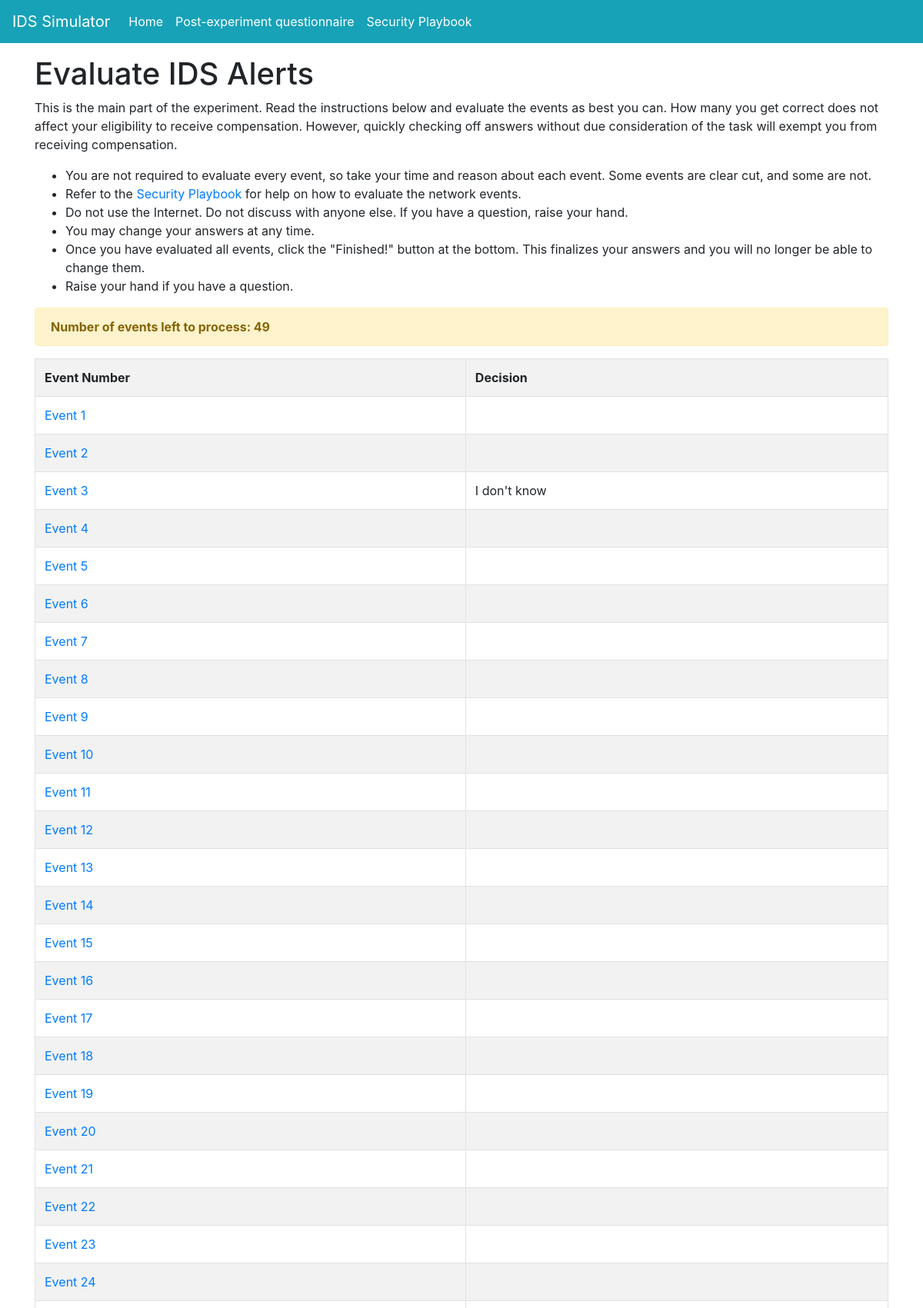
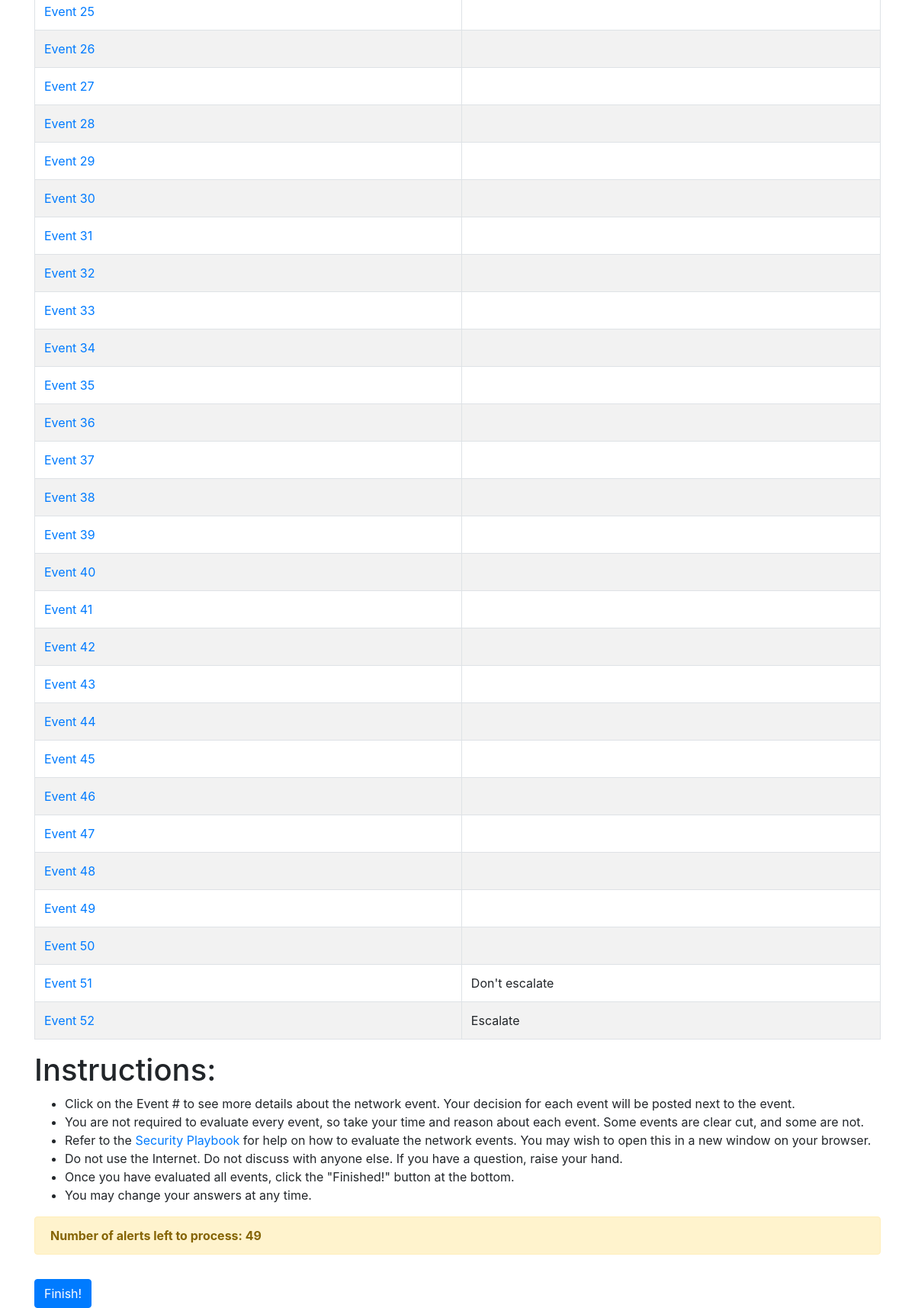
Screenshot of /experiment (signed in) with the database file from the repository (2 pictures, top to bottom).
### models.py (models this page shows)
class Event(db.Model):
    id = db.Column(db.Integer, primary_key=True)
    should_escalate = db.Column(db.String(25))
    country_of_authentication1 = db.Column(db.String(25))
    number_successful_logins1 = db.Column(db.String(25))
    number_failed_logins1 = db.Column(db.String(25))
    source_provider1 = db.Column(db.String(50))
    country_of_authentication2 = db.Column(db.String(25))
    number_successful_logins2 = db.Column(db.String(25))
    number_failed_logins2 = db.Column(db.String(25))
    source_provider2 = db.Column(db.String(50))
    time_between_authentications = db.Column(db.String(25))
    vpn_confidence = db.Column(db.String(5))

class EventDecision(db.Model):
    id = db.Column(db.Integer, primary_key=True)
    user = db.Column(db.String(50))
    event_id = db.Column(db.Integer)
    escalate = db.Column(db.String(15))
    confidence = db.Column(db.String(1))
    time_event_decision = db.Column(db.DateTime)
    def __repr__(self):
        return self.escalate

### crywolf.py (the view)
@app.route('/experiment', methods = ["GET", "POST"])
@login_required
def experiment():
    user = models.User.query.filter_by(username = current_user.username).first()
    if request.method == "GET" and user.time_begin == None:
        local_user = db.session.merge(user)
        local_user.time_begin = datetime.datetime.now()
        db.session.add(local_user)
        db.session.commit()
    if request.method == "POST":
        local_user = db.session.merge(user)
        local_user.experiment_complete = True
        db.session.add(local_user)
        db.session.commit()
        return redirect(url_for('postsurvey'))
    ids = [int(id) for id in current_user.events.split(",")]
    ids.insert(25, 73) #This is the most obvious "Escalate" event. Everyone sees this.
    ids.insert(6,74) #This is the "Please just select 'Escalate' event"
    ids.insert(43,75) #This is the "Please just select 'Don't escalate' event"
    if request.method == "GET":
        num_processed_alerts = 0
        for id in ids:
            if models.EventDecision.query.filter_by(user = current_user.username, event_id = id).\
                            order_by(models.EventDecision.time_event_decision.desc()).first() != None:
                num_processed_alerts += 1
    eventsList = []   #This will store an eventID and eventDecision tuple
    for id in ids:
        eventsList.append((models.Event.query.get(id),
                          models.EventDecision.query.filter_by(user = current_user.username, event_id = id).
                            order_by(models.EventDecision.time_event_decision.desc()).first())
                         )
    return render_template('experiment.html', eventsList=eventsList, num_unprocessed_alerts = (len(eventsList) - num_processed_alerts) )

### crywolf.py (called while the page is built)
@login_manager.user_loader
def load_user(user_id):
    return models.User.query.get(user_id)

### templates/experiment.html (shortened to what this page needs)
{% extends "base.html" %}
{% block content %}
<h1>Evaluate IDS Alerts</h1>
<p>This is the main part of the experiment. Read the instructions below and evaluate the events as best you can. How
    many you get correct does not affect your eligibility to receive compensation. However, quickly checking off answers
    without due consideration of the task will exempt you from receiving compensation.</p>
<ul>
    <li>You are not required to evaluate every event, so take your time and reason about each event. Some events are
        clear cut, and some are not.</li>
    <li>Refer to the <a href="{{ url_for('reference') }}">Security Playbook</a> for help on how to evaluate the network
        events.</li>
    <li>Do not use the Internet. Do not discuss with anyone else. If you have a question, raise your hand.</li>
    <li>You may change your answers at any time.</li>
    <li>Once you have evaluated all events, click the "Finished!" button at the bottom. This finalizes your answers and
        you will no longer be able to change them.</li>
    <li>Raise your hand if you have a question.</li>
</ul>
{% if num_unprocessed_alerts > 0 %}
<div class="alert alert-warning">
    <strong>Number of events left to process: {{ num_unprocessed_alerts }}</strong>
</div>
{% else %}
<div class="alert alert-success">
    All events processed!
</div>
{% endif %}
<table class="table table-striped table-bordered">
    <tr>
        <th>Event Number</th>
        <th>Decision</th>
    </tr>
    {% for event, decision in eventsList %}
    <tr>
        <td><a href="{{ url_for('eventPage', eventId = event.id, index = loop.index) }}"> Event
                {{ loop.index }}</a></td>
        <td>{% if decision != None %}
            {{ decision }}
            {% endif %}
        </td>
    </tr>
    {% endfor %}
</table>
<h1>Instructions:</h1>
<ul>
    <li>Click on the Event # to see more details about the network event. Your decision for each event will be posted
        next to the event.</li>
    <li>You are not required to evaluate every event, so take your time and reason about each event. Some events are
        clear cut, and some are not.</li>
    <li>Refer to the <a href="{{ url_for('reference') }}">Security Playbook</a> for help on how to evaluate the network
        events. You may wish to open this in a new window on your browser.</li>
    <li>Do not use the Internet. Do not discuss with anyone else. If you have a question, raise your hand.</li>
    <li>Once you have evaluated all events, click the "Finished!" button at the bottom.</li>
    <li>You may change your answers at any time.</li>
</ul>
{% if num_unprocessed_alerts > 0 %}
<div class="alert alert-warning">
    <strong>Number of alerts left to process: {{ num_unprocessed_alerts }}</strong>
</div>
{% else %}
<div class="alert alert-success">
    All alerts processed!
</div>
{% endif %}
<button type="button" class="btn btn-primary mt-3" data-toggle="modal" data-target="#experimentConfirm">
    Finish!
</button>
{% endblock %}

### rows the page displays
Event: escalate "I don't know"
Event: escalate "Don't escalate"
Event: escalate "Escalate"

### other values shown
{{ num_unprocessed_alerts }} "49"
